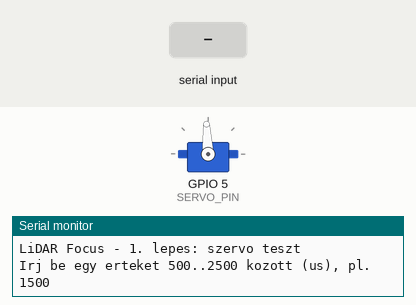
This sketch was run on a simulated ESP32. Shown: servo, the last lines printed to the serial monitor. The inputs (shaded band) are chosen by the test bench. Servo pulses on a pin are drawn as a servo (544–2400 µs = 0–180°).

Above: at 1.5 s.
1.6 s: "90,45\n" received over Serial
At 2.9 s:
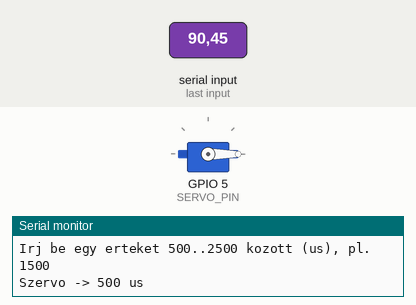
Timing chart, 0 to 4.6 s (numbered marks = the images above; inputs shaded):
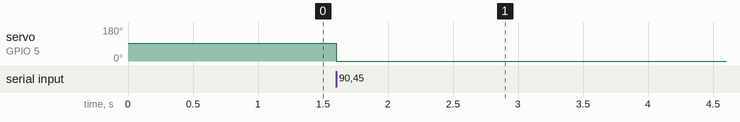

Measured:
- after the input at 1.6 s, servo on GPIO 5 (SERVO_PIN): 93° → 0° at once

The sketch:

step1_servo_test.ino
```cpp
// LiDAR Focus – 1. lépés: szervó teszt soros porton keresztül
// Board: WEMOS LOLIN32 Lite, szervó: MG90 a GPIO5-ön
//
// Használat (Serial Monitor, 115200 baud, "Newline" sorvég):
//   1500   -> a szervó 1500 µs impulzusra áll (közép)
//   1000   -> egyik irány, 2000 -> másik irány
// A tartomány biztonsági okból 500..2500 µs közé van korlátozva.

const int SERVO_PIN = 5;
const int PWM_FREQ = 50;          // 50 Hz = 20 ms periódus (szabványos szervó)
const int PWM_BITS = 16;          // felbontás: 20000 µs / 65536 ≈ 0,3 µs lépés
const int PULSE_MIN = 500;
const int PULSE_MAX = 2500;

int currentUs = 1500;

void setPulse(int us) {
  us = constrain(us, PULSE_MIN, PULSE_MAX);
  currentUs = us;
  uint32_t duty = (uint32_t)((uint64_t)us * ((1UL << PWM_BITS) - 1) / 20000UL);
  ledcWrite(SERVO_PIN, duty);
}

void setup() {
  Serial.begin(115200);
  delay(300);
  ledcAttach(SERVO_PIN, PWM_FREQ, PWM_BITS);
  setPulse(1500);
  Serial.println();
  Serial.println("LiDAR Focus - 1. lepes: szervo teszt");
  Serial.println("Irj be egy erteket 500..2500 kozott (us), pl. 1500");
}

void loop() {
  if (Serial.available()) {
    String line = Serial.readStringUntil('\n');
    line.trim();
    if (line.length() == 0) return;
    int v = line.toInt();
    if (v == 0 && line != "0") {
      Serial.println("Nem szam: " + line);
      return;
    }
    setPulse(v);
    Serial.printf("Szervo -> %d us\n", currentUs);
  }
}
```
